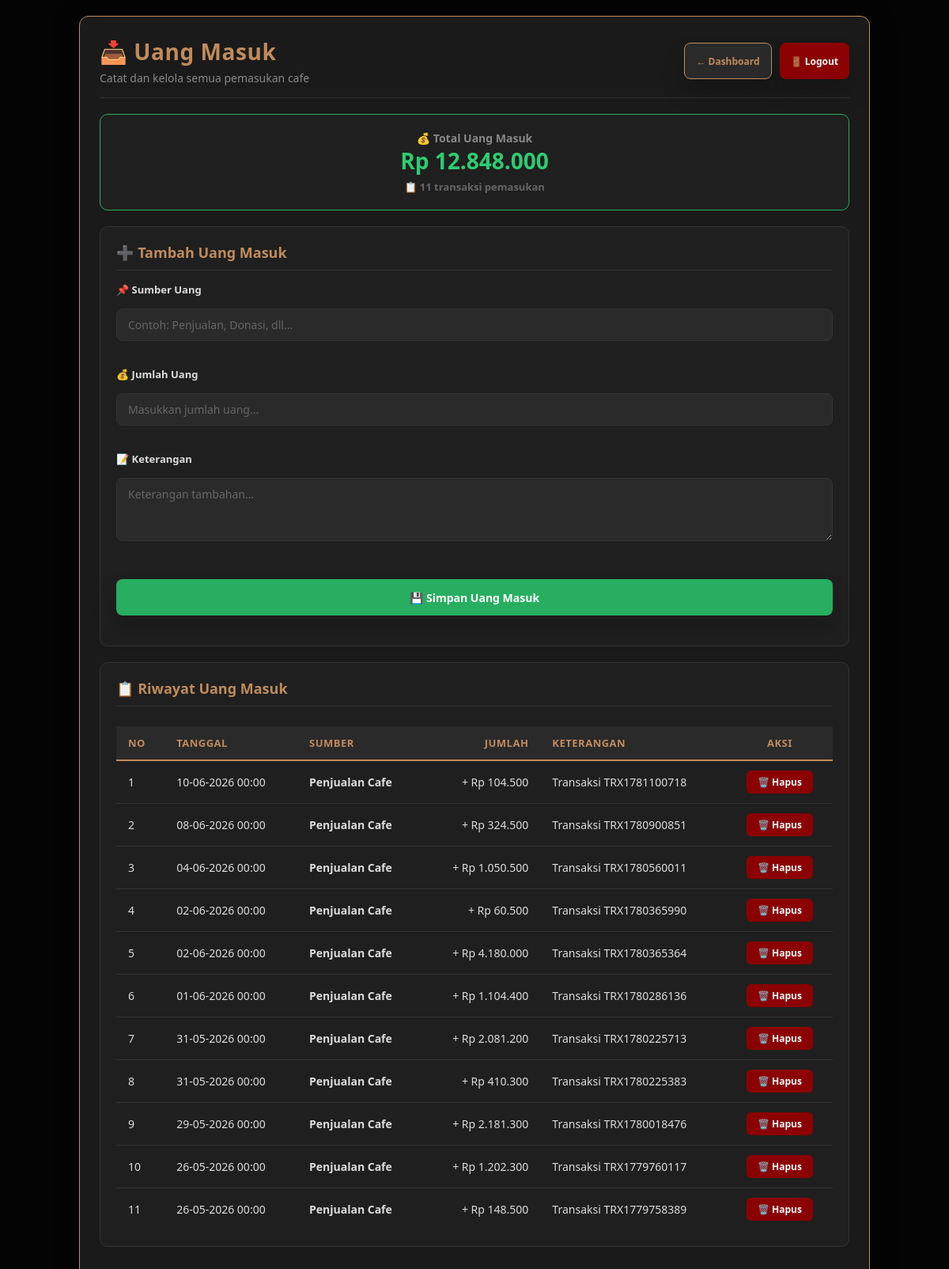
Page /warungcakmol-copy-2/.contohteman/cafeku_adi/admin/uang_masuk.php (signed in) on the committed database.
### tables this page shows
CREATE TABLE `uang_masuk` (
  `id` int(11) NOT NULL,
  `sumber` varchar(200) NOT NULL,
  `jumlah` int(11) NOT NULL,
  `tanggal` date NOT NULL,
  `keterangan` text DEFAULT NULL,
  `created_at` datetime DEFAULT current_timestamp()
);

### warungcakmol-copy-2/.contohteman/cafeku_adi/admin/uang_masuk.php (the view, shortened to what this page needs)
<?php
include '../fungsi.php';
$total = mysqli_fetch_assoc(mysqli_query($conn, "
    SELECT SUM(jumlah) as total
    FROM uang_masuk
"));
$data = mysqli_query($conn, "
    SELECT * FROM uang_masuk
    ORDER BY id DESC
");
$grandTotal = $total['total'] ?? 0;
$totalData = mysqli_num_rows($data);
?>
<!DOCTYPE html>
<html lang="id">
<head>
    <link rel="stylesheet" href="../css/style-admin.css">
</head>
<body>
<div class="admin-container">
    <div class="page-header">
        <div>
            <h1>📥 Uang Masuk</h1>
            <div class="subtitle">Catat dan kelola semua pemasukan cafe</div>
        </div>
        <div class="header-actions">
            <a href="index.php" class="btn btn-primary btn-sm">← Dashboard</a>
            <a href="../logout.php" class="btn btn-danger btn-sm">🚪 Logout</a>
        </div>
    </div>
    <div class="total-box">
        <div class="label">💰 Total Uang Masuk</div>
        <div class="value">Rp <?= number_format($grandTotal, 0, ',', '.') ?></div>
        <div class="sub-info">📋 <?= $totalData ?> transaksi pemasukan</div>
    </div>
    <div class="card">
        <div class="card-header">
            <h3>➕ Tambah Uang Masuk</h3>
        </div>
        <form method="POST">
            <div class="form-group">
                <label for="sumber">📌 Sumber Uang</label>
                <input type="text" id="sumber" name="sumber" class="form-control" placeholder="Contoh: Penjualan, Donasi, dll..." required>
            </div>
            <div class="form-group">
                <label for="jumlah">💰 Jumlah Uang</label>
                <input type="number" id="jumlah" name="jumlah" class="form-control" placeholder="Masukkan jumlah uang..." required min="1">
            </div>
            <div class="form-group">
                <label for="keterangan">📝 Keterangan</label>
                <textarea id="keterangan" name="keterangan" class="form-control" placeholder="Keterangan tambahan..." rows="3"></textarea>
            </div>
            <button type="submit" name="simpan" class="btn btn-success btn-block">
                💾 Simpan Uang Masuk
            </button>
        </form>
    </div>
    <div class="card">
        <div class="card-header">
            <h3>📋 Riwayat Uang Masuk</h3>
        </div>
        <div class="table-wrapper">
            <?php if (mysqli_num_rows($data) == 0): ?>
                <div class="empty-state">📭 Belum ada data uang masuk</div>
            <?php else: ?>
                <table>
                    <thead>
                        <tr>
                            <th>No</th>
                            <th>Tanggal</th>
                            <th>Sumber</th>
                            <th style="text-align:right;">Jumlah</th>
                            <th>Keterangan</th>
                            <th style="text-align:center;">Aksi</th>
                        </tr>
                    </thead>
                    <tbody>
                        <?php
                        $no = 1;
                        while ($d = mysqli_fetch_assoc($data)):
                        ?>
                            <tr>
                                <td><?= $no++ ?></td>
                                <td><?= date('d-m-Y H:i', strtotime($d['tanggal'])) ?></td>
                                <td><strong><?= htmlspecialchars($d['sumber']) ?></strong></td>
                                <td style="text-align:right;" class="jumlah-hijau">
                                    + Rp <?= number_format($d['jumlah'], 0, ',', '.') ?>
                                </td>
                                <td><?= htmlspecialchars($d['keterangan'] ?: '-') ?></td>
                                <td style="text-align:center;">
                                    <div class="action-group" style="justify-content:center;">
                                        <a class="btn-hapus" href="?hapus=<?= $d['id'] ?>" onclick="return confirm('Yakin ingin menghapus data uang masuk dari <?= htmlspecialchars($d['sumber']) ?>?')">
                                            🗑️ Hapus
                                        </a>
                                    </div>
                                </td>
                            </tr>
                        <?php endwhile; ?>
                    </tbody>
                </table>
            <?php endif; ?>
        </div>
    </div>
</div>
</body>
</html>

### warungcakmol-copy-2/.contohteman/cafeku_adi/css/style-admin.css (style rules this page uses)
body { margin: 0; font-family: "Outfit", sans-serif; background: url("../poto/WhatsApp Image 2025-11-16 at 18.09.41_44c61466.jpg") center/cover fixed; color: #f6e7d8; background-attachment: fixed; }
body::before { content: ""; position: fixed; inset: 0; background: rgba(0, 0, 0, 0.72); z-index: -1; }
.admin-container { max-width: 1200px; margin: 40px auto; padding: 32px; background: rgba(23, 18, 15, 0.98); border-radius: 20px; border: 1px solid rgba(192, 139, 92, 0.35); box-shadow: 0 24px 80px rgba(0, 0, 0, 0.55); }
.admin-container, .login-box, .reg-box, .content-panel, .menu-panel, .struk-panel, .form-container { backdrop-filter: blur(14px); }
h1, h2 { text-align: center; color: #c08b5c; margin-top: 0; font-weight: 800; letter-spacing: 0.02em; }
.page-header { display: flex; flex-wrap: wrap; justify-content: space-between; align-items: center; gap: 20px; margin-bottom: 24px; }
.page-header h1 { margin: 0; font-size: 2.2rem; letter-spacing: 0.02em; }
button, input[type="submit"], input[type="reset"], .btn { display: inline-flex; align-items: center; justify-content: center; height: 46px; padding: 0 24px; background: linear-gradient(135deg, #c08b5c 0%, #f3d5a4 100%); color: #1a1a1a; text-decoration: none; border-radius: 14px; font-weight: 700; border: 1px solid rgba(255, 255, 255, 0.18); cursor: pointer; transition: transform 0.18s ease, box-shadow 0.18s ease, background 0.18s ease; font-size: 14px; white-space: nowrap; box-shadow: 0 18px 30px rgba(0, 0, 0, 0.18); }
.btn-success { background: linear-gradient(135deg, #27ae60 0%, #2ecc71 100%); color: white; }
.btn-danger { background: linear-gradient(135deg, #e74c3c 0%, #ff5b4e 100%); color: white; }
input, textarea, select, button, input[type="submit"], input[type="reset"] { width: 100%; padding: 14px 16px; margin: 10px 0 18px; background: #1d1915; border: 1px solid rgba(255, 255, 255, 0.18); border-radius: 12px; color: #f6e7d8; box-sizing: border-box; font-family: inherit; }
input::placeholder, textarea::placeholder { color: rgba(246, 231, 216, 0.65); }
button, input[type="submit"], input[type="reset"] { width: auto; }
.card { background: rgba(255, 255, 255, 0.05); border: 1px solid rgba(255, 255, 255, 0.12); border-radius: 18px; padding: 24px; margin-bottom: 24px; }
.total-box { background: rgba(255, 255, 255, 0.06); border: 1px solid rgba(255, 255, 255, 0.12); border-radius: 18px; padding: 22px; font-size: 18px; font-weight: 700; color: #f6e7d8; margin-bottom: 24px; }
.page-header { display: flex; flex-wrap: wrap; justify-content: space-between; align-items: center; gap: 16px; margin-bottom: 24px; }
.page-header h1 { margin: 0; text-align: left; font-size: 2rem; }
label { font-weight: 600; color: #c08b5c; display: block; margin-bottom: 5px; text-align: left; }
table { width: 100%; border-collapse: collapse; margin-top: 10px; }
th, td { padding: 12px 15px; text-align: left; border-bottom: 1px solid rgba(255, 255, 255, 0.1); }
th { background-color: rgba(192, 139, 92, 0.2); color: #c08b5c; }
.total-box { border-top: 1px solid rgba(192, 139, 92, 0.4); padding-top: 15px; }
.btn-success { background: #27ae60; color: white; border: none; }
.btn-danger { background: #e74c3c; color: white; border: none; }

### rows in the picture
uang_masuk: tanggal "10-06-2026 00:00", sumber "Penjualan Cafe", jumlah "104.500", keterangan "Transaksi TRX1781100718"
uang_masuk: tanggal "08-06-2026 00:00", sumber "Penjualan Cafe", jumlah "324.500", keterangan "Transaksi TRX1780900851"
uang_masuk: tanggal "04-06-2026 00:00", sumber "Penjualan Cafe", jumlah "1.050.500", keterangan "Transaksi TRX1780560011"
uang_masuk: tanggal "02-06-2026 00:00", sumber "Penjualan Cafe", jumlah "60.500", keterangan "Transaksi TRX1780365990"
uang_masuk: tanggal "02-06-2026 00:00", sumber "Penjualan Cafe", jumlah "4.180.000", keterangan "Transaksi TRX1780365364"
uang_masuk: tanggal "01-06-2026 00:00", sumber "Penjualan Cafe", jumlah "1.104.400", keterangan "Transaksi TRX1780286136"
uang_masuk: tanggal "31-05-2026 00:00", sumber "Penjualan Cafe", jumlah "2.081.200", keterangan "Transaksi TRX1780225713"
uang_masuk: tanggal "31-05-2026 00:00", sumber "Penjualan Cafe", jumlah "410.300", keterangan "Transaksi TRX1780225383"
uang_masuk: tanggal "29-05-2026 00:00", sumber "Penjualan Cafe", jumlah "2.181.300", keterangan "Transaksi TRX1780018476"
uang_masuk: tanggal "26-05-2026 00:00", sumber "Penjualan Cafe", jumlah "1.202.300", keterangan "Transaksi TRX1779760117"
uang_masuk: tanggal "26-05-2026 00:00", sumber "Penjualan Cafe", jumlah "148.500", keterangan "Transaksi TRX1779758389"

### other values in the picture
$grandTotal "12.848.000"
$totalData "11"
